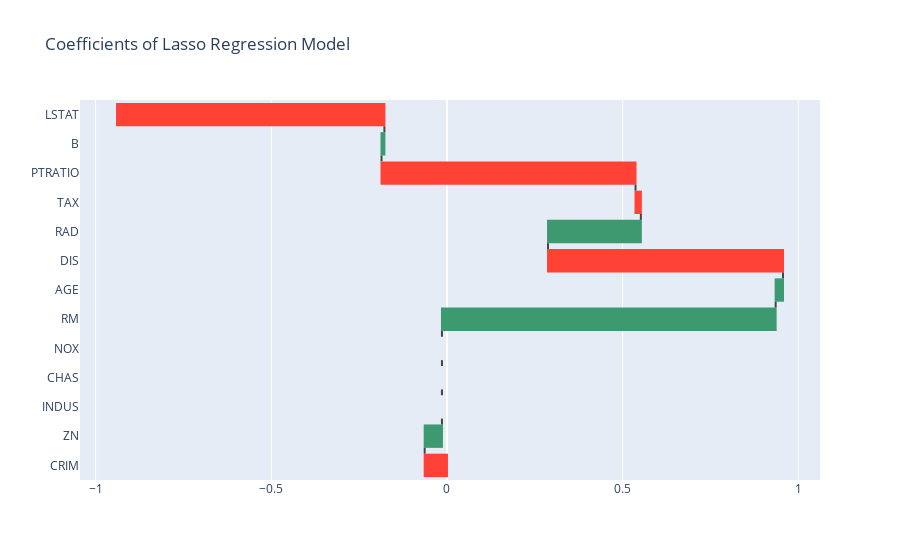

The code cell stored with this chart in its notebook:
### Code cell
fig = go.Figure(
        go.Waterfall(name= "Lasso Coefficients",
                     orientation= "h",
                     y = X.columns.values,
                     x = lasso.coef_
                     ))

fig.update_layout(title = "Coefficients of Lasso Regression Model")

fig.show()

### Figure 1 — Plotly figure (JSON) as saved in the notebook; plotly's stock layout.template omitted (floating-point values rounded to 4 significant figures)
{"data": [{"name": "Lasso Coefficients", "orientation": "h", "type": "waterfall", "x": [-0.06344, 0.04916, 0, 0, 0, 0.9498, 0.02091, -0.6688, 0.2642, -0.01521, -0.723, 0.008247, -0.7611], "y": ["CRIM", "ZN", "INDUS", "CHAS", "NOX", "RM", "AGE", "DIS", "RAD", "TAX", "PTRATIO", "B", "LSTAT"]}], "layout": {"title": {"text": "Coefficients of Lasso Regression Model"}}}
